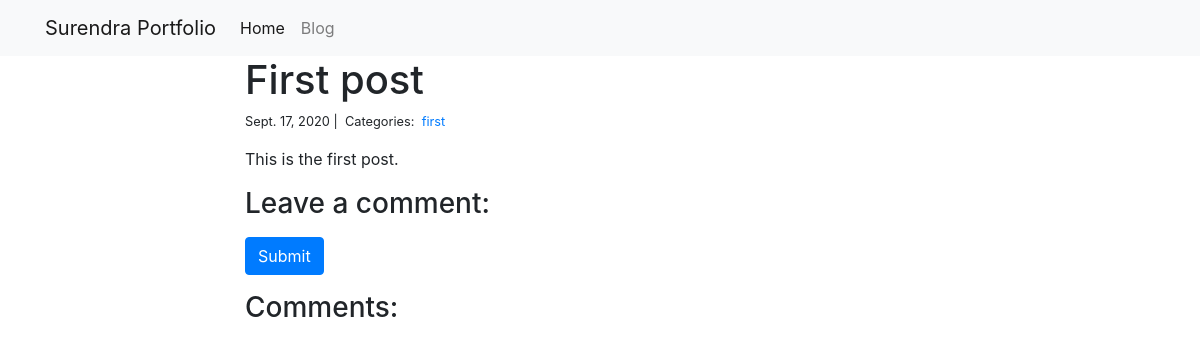
Page /blog/1/ on the committed database.
### blog/models.py (models this page shows)
class Post(models.Model):
    title = models.CharField(max_length=255)
    body = models.TextField()
    created_on = models.DateTimeField(auto_now_add=True)
    last_modified = models.DateTimeField(auto_now=True)
    categories = models.ManyToManyField('Category', related_name='posts')

class Category(models.Model):
    name = models.CharField(max_length=20)

### blog/views.py (the view, shortened to what this page needs)
# urls.py: path("<int:pk>/", views.blog_detail, name="blog_detail"),
def blog_detail(request, pk):
    post = Post.objects.get(pk=pk)
    form = CommentForm()
    comments = Comment.objects.filter(post=post)
    context = {
        "post": post,
        "comments": comments,
    }
    return render(request, "blog_detail.html", context)

### blog/templates/blog_detail.html (shortened to what this page needs)
{% extends "base.html" %}
{% block page_content %}
<div class="col-md-8 offset-md-2">
    <h1>{{ post.title }}</h1>
    <small>
        {{ post.created_on.date }} |&nbsp;
        Categories:&nbsp;
        {% for category in post.categories.all %}
        <a href="{% url 'blog_category' category.name %}">
            {{ category.name }}
        </a>&nbsp;
        {% endfor %}
    </small>
    <p>{{ post.body | linebreaks }}</p>
    <h3>Leave a comment:</h3>
    <form action="/blog/{{ post.pk }}/" method="post">
        <button type="submit" class="btn btn-primary">Submit</button>
    </form>
    <h3>Comments:</h3>
</div>
{% endblock %}

### rows in the picture
Post: title "First post", created_on "Sept. 17, 2020", body "This is the first post."
Category: name "first"
